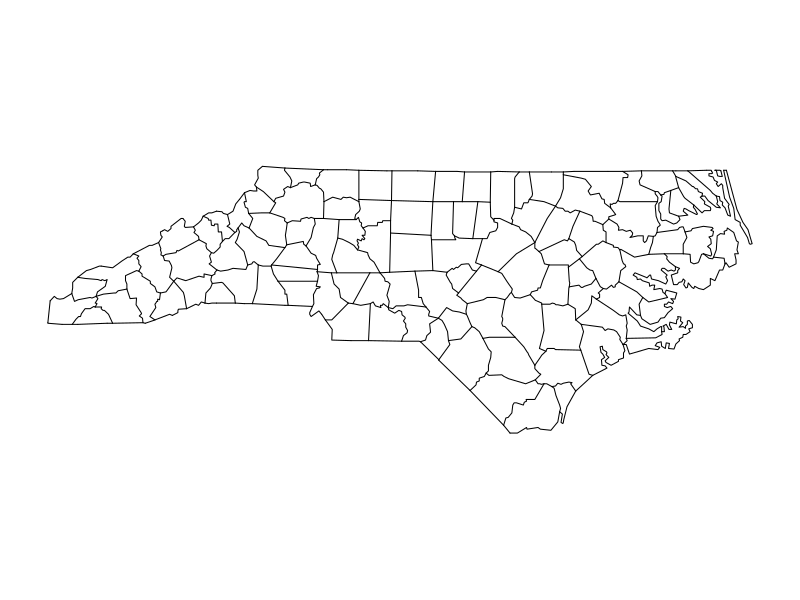
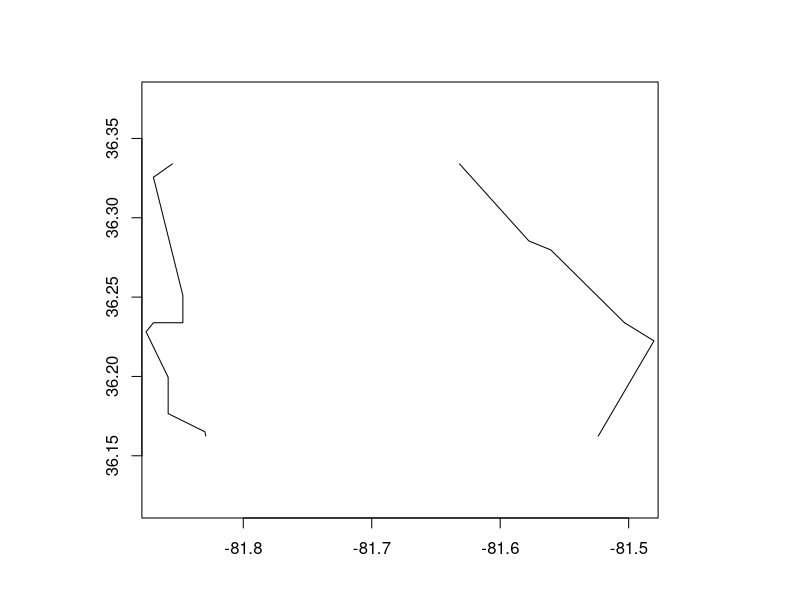
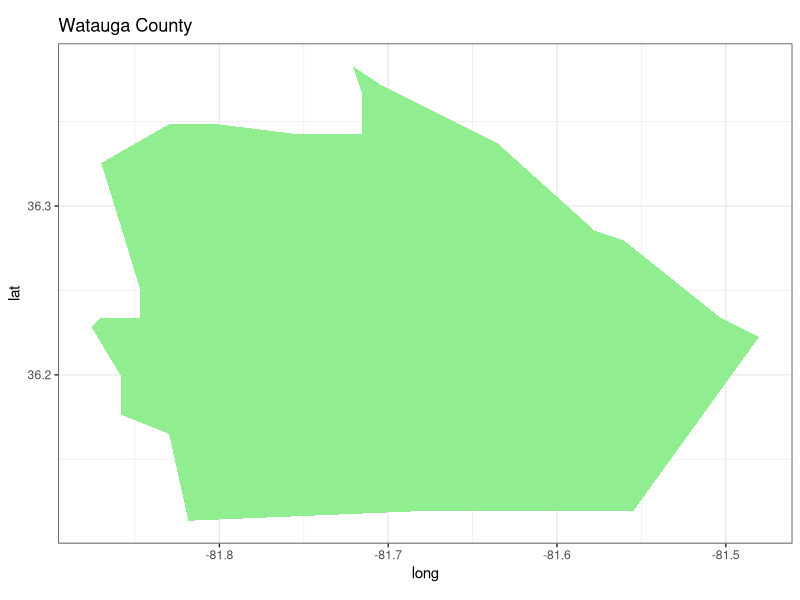
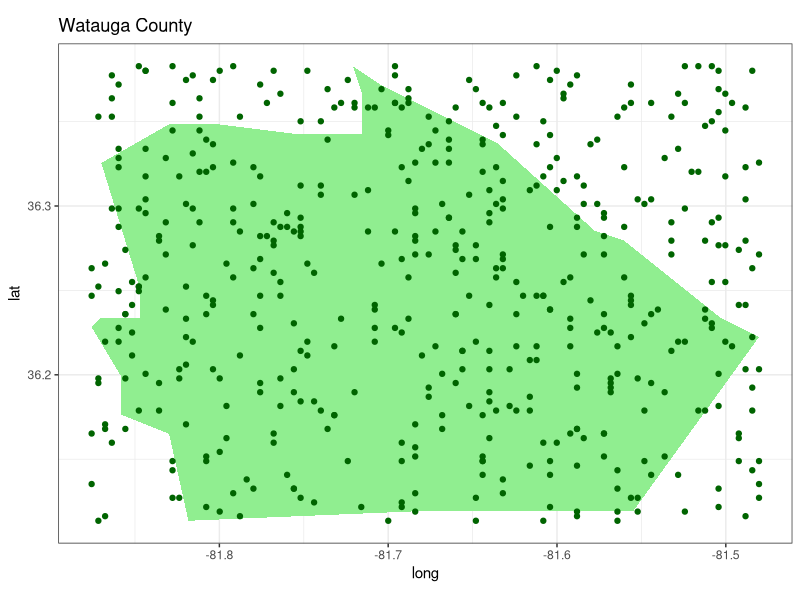

Write R code to recreate these figures, in order.
library(maps)
map('county','north carolina')
#map.where('county',36.216658, -81.675703)
#map.where('state',36.21, -81.67)
map.where('state',-81.675703, 36.216658)
map('county','north carolina,watauga')
map.axes()

######################################################
## Below is what I think you are asking for....
## Solution implemented with ggplot2...
library(ggplot2)
library(maps)     # package has maps
library(mapproj)  # projections
WC <- map_data('county','north carolina,watauga')
head(WC)
p <- ggplot(data = WC, aes(x = long, y = lat))
p1 <- p + geom_polygon(fill = "lightgreen") + theme_bw() + 
  coord_map("polyconic") + coord_fixed() + labs(title = "Watauga County")
p1
### So what is the range for the long and lat?
RLong <- range(WC$long)
RLong
RLat <- range(WC$lat)
RLat
### Add some random points?
n <- 500  # number of points
set.seed(13)
RpointsLong <- sample(seq(RLong[1], RLong[2], length = 100), n, replace = TRUE)
RpointsLat <- sample(seq(RLat[1], RLat[2], length = 100), n, replace = TRUE)
DF <- data.frame(RpointsLong, RpointsLat)
head(DF)
p1 + geom_point(data = DF, aes(x = RpointsLong, y = RpointsLat), col = "darkgreen")
##### http://www.nceas.ucsb.edu/scicomp/usecases/GenerateConvexHullAndROIForPoints
